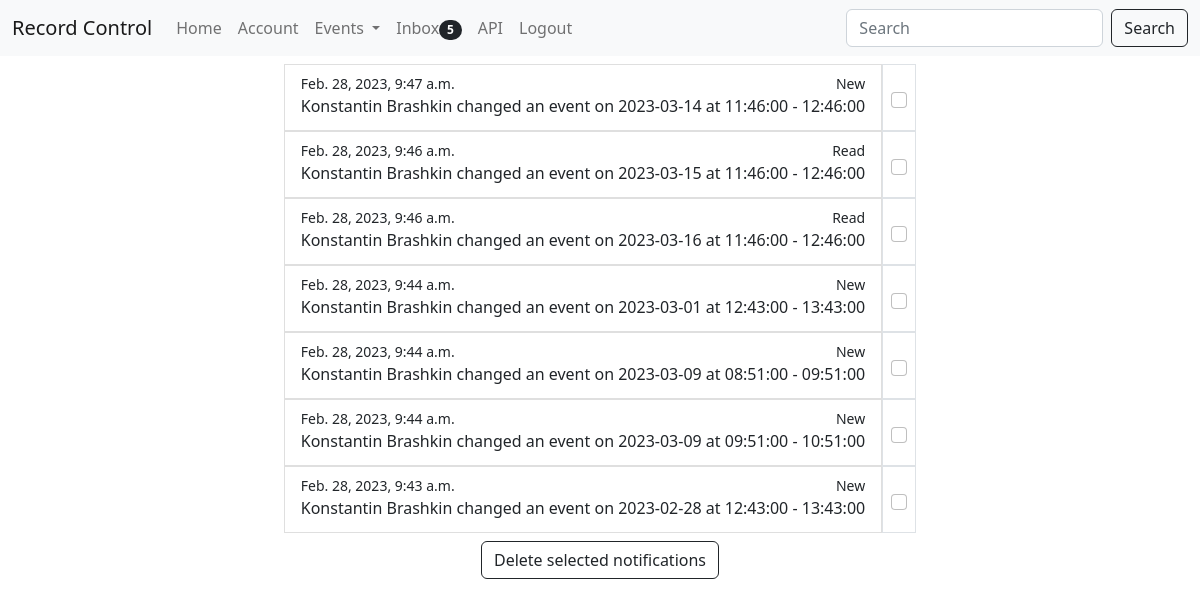
Screenshot of /inbox/ (signed in) with the database file from the repository.
### inbox/models.py (models this page shows, shortened)
class Notification(models.Model):
    content = models.TextField(blank=True, null=True)
    is_read = models.BooleanField(default=False, null=True)
    initiator = models.ForeignKey(User, on_delete=models.CASCADE, related_name="note_initiator")
    receiver = models.ForeignKey(User, on_delete=models.CASCADE, related_name="note_receiver")
    timestamp = models.DateTimeField(auto_now_add=True)
    id = models.UUIDField(primary_key=True, default=uuid.uuid4, editable=False)

### inbox/views.py (the view, shortened to what this page needs)
# urls.py: path('', views.inbox, name='inbox'),
@login_required(login_url='/accounts/login/')
def inbox(request):
    searched = request.GET.get('searched', False)
    try:
        if searched:
            n = Notification.objects.filter(receiver=request.user.id).filter(Q(initiator__username__contains=searched)
                                                                             | Q(content__contains=searched)).order_by('-timestamp')
            print(n)
        else:
            n = Notification.objects.filter(receiver=request.user.id).order_by('-timestamp')
    except:
        n = None
    new = len([i for i in n if not i.is_read])
    p = Paginator(n, 8)
    page = request.GET.get('page')
    n = p.get_page(page)
    elided_range = list(p.get_elided_page_range())
    context = {'notifications': n, 'searched': searched,  'elided_range': elided_range, 'new_notifications': new}
    return render(request, 'inbox/inbox.html', context)

### templates/inbox/inbox.html (shortened to what this page needs)
{% extends 'core/base.html' %}
{% block content %}
<main>
    <div class="d-flex align-items-center justify-content-center flex-column">
        {% if notifications %}
            <form method="POST" action="" class="d-flex align-items-center flex-column">
                <div class="list-group p-2">
                    {% for n in notifications %}
                        <div class="d-flex justify-content-between flex-row">
                            <a href="{% url 'notification' n.id %}" class="list-group-item list-group-item-action" aria-current="true">
                              <div class="d-flex w-100 justify-content-between">
                                <small>{{ n.timestamp }}</small>
                                <small>{% if n.is_read %}Read{% else %}New{% endif %}</small>
                              </div>
                                {% if n.content|length > 73 %}
                                    <p class="mb-1">{{ n.content|slice:":73" }}...</p>
                                {% else %}
                                    <p class="mb-1">{{ n.content|slice:":73" }}</p>
                                {% endif %}
                            </a>
                            <div class="d-flex align-items-center justify-content-center flex-column border p-2 text-decoration-none text-reset">
                                <input class="form-check-input" type="checkbox" name="notification_id" value="{{ n.id }}">
                            </div>
                        </div>
                    {% endfor %}
                </div>
                <button type="submit" class="btn btn-outline-dark">Delete selected notifications</button>
            </form>
        {% else %}
            <h1>Inbox page is empty for now!</h1>
        {% endif %}
    </div>
</main>
{% endblock content %}

### rows the page displays
Notification: timestamp "Feb. 28, 2023, 9:47 a.m.", is_read "New", content "Konstantin Brashkin changed an event on 2023-03-14 at 11:46:00 - 12:46:00"
Notification: timestamp "Feb. 28, 2023, 9:46 a.m.", is_read "Read", content "Konstantin Brashkin changed an event on 2023-03-15 at 11:46:00 - 12:46:00"
Notification: timestamp "Feb. 28, 2023, 9:46 a.m.", is_read "Read", content "Konstantin Brashkin changed an event on 2023-03-16 at 11:46:00 - 12:46:00"
Notification: timestamp "Feb. 28, 2023, 9:44 a.m.", is_read "New", content "Konstantin Brashkin changed an event on 2023-03-01 at 12:43:00 - 13:43:00"
Notification: timestamp "Feb. 28, 2023, 9:44 a.m.", is_read "New", content "Konstantin Brashkin changed an event on 2023-03-09 at 08:51:00 - 09:51:00"
Notification: timestamp "Feb. 28, 2023, 9:44 a.m.", is_read "New", content "Konstantin Brashkin changed an event on 2023-03-09 at 09:51:00 - 10:51:00"
Notification: timestamp "Feb. 28, 2023, 9:43 a.m.", is_read "New", content "Konstantin Brashkin changed an event on 2023-02-28 at 12:43:00 - 13:43:00"

### other values shown
{{ new_notifications }} "5"
